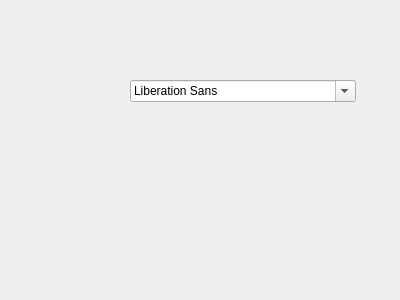
<?xml version="1.0" encoding="UTF-8"?>
<ui version="4.0">
 <class>Form</class>
 <widget class="QWidget" name="Form">
  <property name="geometry">
   <rect>
    <x>0</x>
    <y>0</y>
    <width>400</width>
    <height>300</height>
   </rect>
  </property>
  <property name="windowTitle">
   <string>Form</string>
  </property>
  <widget class="QFontComboBox" name="fontComboBox">
   <property name="geometry">
    <rect>
     <x>130</x>
     <y>80</y>
     <width>226</width>
     <height>22</height>
    </rect>
   </property>
   <property name="writingSystem">
    <enum>QFontDatabase::SimplifiedChinese</enum>
   </property>
   <property name="fontFilters">
    <set>QFontComboBox::ScalableFonts</set>
   </property>
  </widget>
 </widget>
 <resources/>
 <connections/>
</ui>
